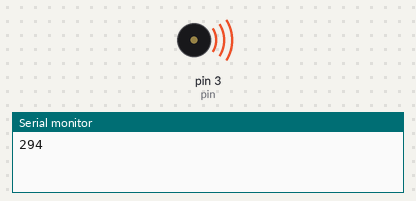
Bench run of a sketch on a simulated Arduino Uno, built with avr-gcc and run on an emulated ATmega328P. On the bench: buzzer (waves = sounding), the last lines printed to the serial monitor.

Above: at 0.1 s.
At 43.3 s:
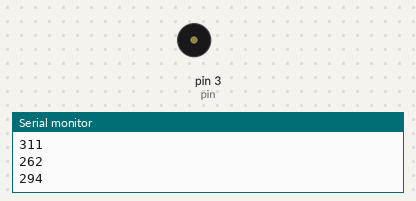
Timing chart, 0 to 44.8 s (numbered marks = the images above):
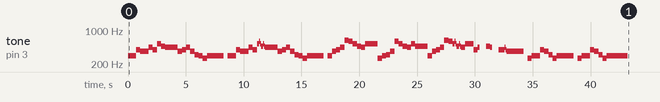

The sketch:

lock-tone.ino
```cpp
#include"pitches.h"

// notes in the song 'Mukkathe Penne'
int melody[] = {
NOTE_D4, NOTE_G4, NOTE_FS4, NOTE_A4,
NOTE_G4, NOTE_C5, NOTE_AS4, NOTE_A4,
NOTE_FS4, NOTE_G4, NOTE_A4, NOTE_FS4, NOTE_DS4, NOTE_D4,
NOTE_C4, NOTE_D4,0,

NOTE_D4, NOTE_G4, NOTE_FS4, NOTE_A4,
NOTE_G4, NOTE_C5, NOTE_D5, NOTE_C5, NOTE_AS4, NOTE_C5, NOTE_AS4, NOTE_A4,      //29               //8
NOTE_FS4, NOTE_G4, NOTE_A4, NOTE_FS4, NOTE_DS4, NOTE_D4,
NOTE_C4, NOTE_D4,0,

NOTE_D4, NOTE_FS4, NOTE_G4, NOTE_A4, NOTE_DS5, NOTE_D5,
NOTE_C5, NOTE_AS4, NOTE_A4, NOTE_C5,
NOTE_C4, NOTE_D4, NOTE_DS4, NOTE_FS4, NOTE_D5, NOTE_C5,
NOTE_AS4, NOTE_A4, NOTE_C5, NOTE_AS4,             //58

NOTE_D4, NOTE_FS4, NOTE_G4, NOTE_A4, NOTE_DS5, NOTE_D5,
NOTE_C5, NOTE_D5, NOTE_C5, NOTE_AS4, NOTE_C5, NOTE_AS4, NOTE_A4, NOTE_C5, NOTE_G4,
NOTE_A4, 0, NOTE_AS4, NOTE_A4, 0, NOTE_G4,
NOTE_G4, NOTE_A4, NOTE_G4, NOTE_FS4, 0,

NOTE_C4, NOTE_D4, NOTE_G4, NOTE_FS4, NOTE_DS4,
NOTE_C4, NOTE_D4, 0,
NOTE_C4, NOTE_D4, NOTE_G4, NOTE_FS4, NOTE_DS4,
NOTE_C4, NOTE_D4, END

};

// note durations: 8 = quarter note, 4 = 8th note, etc.
int noteDurations[] = {       //duration of the notes
8,4,8,4,
4,4,4,12,
4,4,4,4,4,4,
4,16,4,

8,4,8,4,
4,2,1,1,2,1,1,12,
4,4,4,4,4,4,
4,16,4,

4,4,4,4,4,4,
4,4,4,12,
4,4,4,4,4,4,
4,4,4,12,

4,4,4,4,4,4,
2,1,1,2,1,1,4,8,4,
2,6,4,2,6,4,
2,1,1,16,4,

4,8,4,4,4,
4,16,4,
4,8,4,4,4,
4,20,
};

int speed=90;  //higher value, slower notes
int pin = 3;

void setup() {

  Serial.begin(9600);

  for (int thisNote = 0; melody[thisNote]!=-1; thisNote++) {

    int noteDuration = speed*noteDurations[thisNote];
    tone(pin, melody[thisNote]); //pin, frequency and duration
    Serial.println(melody[thisNote]);

    delay(noteDuration);

    noTone(3);
  }
}


//
//int lockMelody[] = {
//    NOTE_D4, NOTE_D4, NOTE_D4, NOTE_A4, END
//  };
//
//  int lockDuration[] = {3, 3, 3, 5};
//  int lockSpeed = 150;
//  int isLocked = true;
//
//int unlockMelody[] = {
//    NOTE_A4, NOTE_A4, NOTE_A4, NOTE_D4, END
//  };
//
//  int unlockDuration[] = {3, 3, 3, 5};
//
//void setup() {
//
//  Serial.begin(9600);
//
//
//}
//
//
//void lockDoor() {
//
//  for(int note = 0; lockMelody[note] != -1; note ++) {
//    Serial.println(note);
//    tone(pin, lockMelody[note], lockDuration[note]*80);
//    delay(lockSpeed * lockDuration[note]); // pause for amount of time
//    noTone(pin);
//  }
//}
//
//
//void unlockDoor() {
//  for(int note = 0; unlockMelody[note] != -1; note ++) {
//    Serial.println(note);
//    tone(pin, unlockMelody[note], lockDuration[note]*80);
//    delay(lockSpeed * lockDuration[note]); // pause for amount of time
//    noTone(pin);
//  }
//}
//
//
//
//void loop() {
//// no need to repeat the melody.
//if(isLocked) {
//    unlockDoor();
//    isLocked = false;
//  } else {
//    lockDoor();
//    isLocked = true;
//  }
//
//
//  delay(10000);
//}


void loop() {}
```

pitches.h
```cpp
#define NOTE_B0  31
#define NOTE_C1  33
#define NOTE_CS1 35
#define NOTE_D1  37
#define NOTE_DS1 39
#define NOTE_E1  41
#define NOTE_F1  44
#define NOTE_FS1 46
#define NOTE_G1  49
#define NOTE_GS1 52
#define NOTE_A1  55
#define NOTE_AS1 58
#define NOTE_B1  62
#define NOTE_C2  65
#define NOTE_CS2 69
#define NOTE_D2  73
#define NOTE_DS2 78
#define NOTE_E2  82
#define NOTE_F2  87
#define NOTE_FS2 93
#define NOTE_G2  98
#define NOTE_GS2 104
#define NOTE_A2  110
#define NOTE_AS2 117
#define NOTE_B2  123
#define NOTE_C3  131
#define NOTE_CS3 139
#define NOTE_D3  147
#define NOTE_DS3 156
#define NOTE_E3  165
#define NOTE_F3  175
#define NOTE_FS3 185
#define NOTE_G3  196
#define NOTE_GS3 208
#define NOTE_A3  220
#define NOTE_AS3 233
#define NOTE_B3  247
#define NOTE_C4  262
#define NOTE_CS4 277
#define NOTE_D4  294
#define NOTE_DS4 311
#define NOTE_E4  330
#define NOTE_F4  349
#define NOTE_FS4 370
#define NOTE_G4  392
#define NOTE_GS4 415
#define NOTE_A4  440
#define NOTE_AS4 466
#define NOTE_B4  494
#define NOTE_C5  523
#define NOTE_CS5 554
#define NOTE_D5  587
#define NOTE_DS5 622
#define NOTE_E5  659
#define NOTE_F5  698
#define NOTE_FS5 740
#define NOTE_G5  784
#define NOTE_GS5 831
#define NOTE_A5  880
#define NOTE_AS5 932
#define NOTE_B5  988
#define NOTE_C6  1047
#define NOTE_CS6 1109
#define NOTE_D6  1175
#define NOTE_DS6 1245
#define NOTE_E6  1319
#define NOTE_F6  1397
#define NOTE_FS6 1480
#define NOTE_G6  1568
#define NOTE_GS6 1661
#define NOTE_A6  1760
#define NOTE_AS6 1865
#define NOTE_B6  1976
#define NOTE_C7  2093
#define NOTE_CS7 2217
#define NOTE_D7  2349
#define NOTE_DS7 2489
#define NOTE_E7  2637
#define NOTE_F7  2794
#define NOTE_FS7 2960
#define NOTE_G7  3136
#define NOTE_GS7 3322
#define NOTE_A7  3520
#define NOTE_AS7 3729
#define NOTE_B7  3951
#define NOTE_C8  4186
#define NOTE_CS8 4435
#define NOTE_D8  4699
#define NOTE_DS8 4978
#define END -1
```
